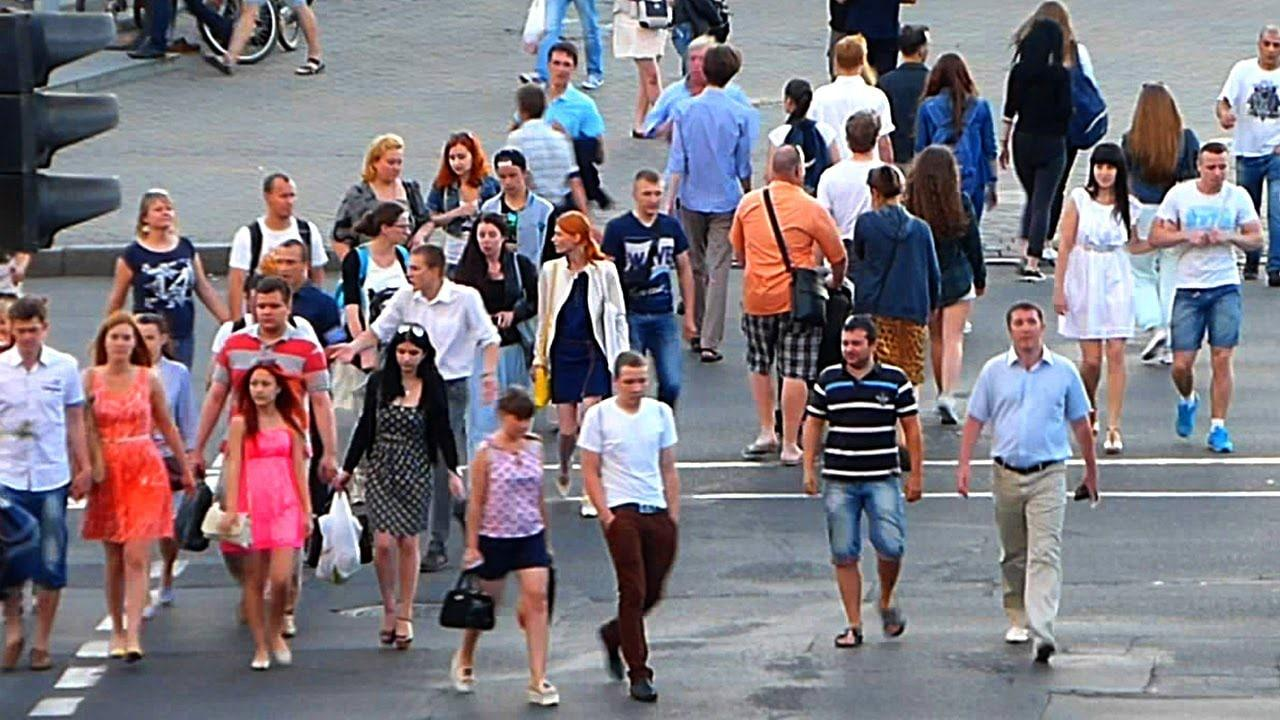
#> input picture DS_math/people.jpg, 1280 x 720 px
$ jupyter execute --allow-errors hungarian.ipynb
#> lines starting #> are read from the running program, lines starting #| are printed output that depends on the picture
[cell 1]
import cv2
from matplotlib import pyplot as plt
import numpy as np


img = cv2.imread('people.jpg')
#> img is the input picture: shape (720, 1280, 3); mean B, G, R 128.3, 120.4, 126.9
img = cv2.cvtColor(img, cv2.COLOR_BGR2GRAY)
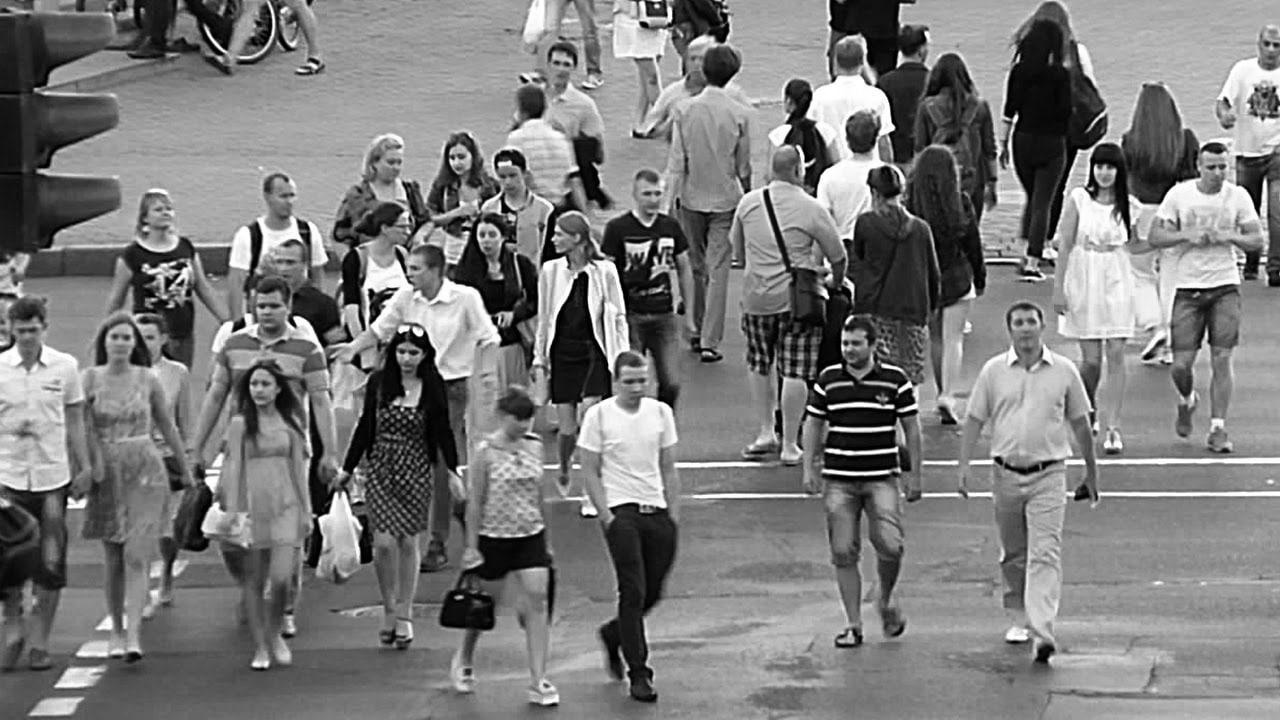
#> img: shape (720, 1280); min 0, max 255, mean 123.2
plt.imshow(img)
print(img.shape)
#| (720, 1280)
